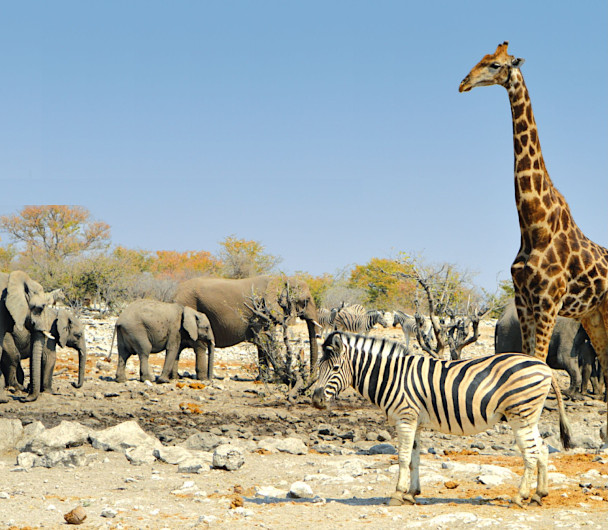
#> input picture Computer Vision/Lab/esercizi/dnn/safari.jpg, 608 x 530 px
$ jupyter execute --allow-errors 8_dnn.ipynb
#> lines starting #> are read from the running program, lines starting #| are printed output that depends on the picture
### Computer Vision/Lab/esercizi/va.py
import cv2 as cv
import numpy as np
import IPython
import html
import base64
from ipywidgets import IntSlider


# [91 lines left out: functions show, convert_for_display, center_text, draw_hist, not called in this run]

_test_ok_image = {True: 'images/test_ok.png', False: 'images/test_fail.png'}

def _test_cases(*conditions):
    show(*[(_test_ok_image[c], t) for t,c in conditions])


def _is(vMin, vMax, vInit = None, step = 1):
    return IntSlider(min=vMin, max=vMax, value=vInit or vMin, step = step, continuous_update=False)


def _test_ndarray(obj, shape, type):
    return isinstance(obj, np.ndarray) and obj.shape == shape and obj.dtype == type


# [60 lines left out: functions test_immagini_1, test_immagini_2, test_calibrazione_3, test_filtri_2, test_basi_1, test_basi_2 and 1 more, not called in this run]

def test_basi_4(f_py, f_np):
    nomi = ("A", "B", "C", "D", "E", "cA", "rB")
    _test_cases(*[(n, np.array_equal(np.array(x, dtype=float), y.astype(float))) for n, x, y in zip(nomi, f_py(), f_np())])

# [13 lines left out: function test_basi_5, not called in this run]

def test_basi_6(f):
    tests = [0, 3, 11, 42, 113, 428, 1370, 4741, 16687, 61208]
    _test_cases(*[(f'n={i}', f(i)==x) for i, x in enumerate(tests)])

def test_analisi_2(m):
    _test_cases(('Verifica numero di componenti connesse',cv.connectedComponents(m)[0]==29))

# [14 lines left out: functions test_analisi_3, test_analisi_4, not called in this run]

def test_movimento_1(frames):
    _test_cases(('Verifica numero di frame nella lista',len(frames)==1700))

# [9 lines left out: functions test_movimento_2, test_movimento_5, not called in this run]

def test_tm_1(r):
    _test_cases(('Controllo posizione Waldo', ( np.abs( np.array(r) - np.array((830, 593, 32, 57)) ) < 5).all() ))

# [4 lines left out: function test_tm_2, not called in this run]

def test_tm_3(r):
    _test_cases(('Controllo posizione Waldo', ( np.abs( np.array(r) - np.array((989, 204, 42, 86)) ) < 7).all() ))

def test_tm_4(r):
    _test_cases(('Controllo posizione Waldo', ( np.abs( np.array(r) - np.array((1152, 292, 50, 58)) ) < 5).all() ))

# [11 lines left out: functions test_tm_5, test_tm_6, not called in this run]

def test_dnn_1(net, class_names):
    _test_cases(('Nomi delle classi', len(class_names)==80 and open('dnn/cn.chk').read() == ''.join(class_names)),
                ('Numero di livelli della rete', len(net.getLayerNames())==254))

def test_dnn_2(class_colors):
    _test_cases(('Controllo colori', np.all(np.abs(np.load('dnn/colors.npy') - np.array(class_colors)) < 3)
                 and all(all(type(t)==int for t in c) for c in class_colors)))

def test_dnn_3(border_w, border_h, blob):
    _test_cases(('Dimensioni bordi', border_w==0 and border_h==39),
                ('Contenuto blob', np.allclose(np.load('dnn/tb.npy'), blob, 0.05)))


### Computer Vision/Lab/esercizi/8_dnn.ipynb


# Visione Artificiale
## Esercitazione: Deep learning

### Sommario
* Utilizzo di una rete neurale già addestrata in OpenCV
* Predisposizione dell'input
* Interpretare l'ouput di YOLO v3
* Non-maximum suppression

Iniziamo con l'importazione dei moduli che ci serviranno: `NumPy`, `OpenCV`, `va`. Importiamo anche la funzione `interact` di Jupyter.

[cell 1]
import numpy as np
import cv2 as cv
import va
from ipywidgets import interact

In questa esercitazione utilizzeremo una DNN per object-detection: YOLO v3 \[1\]. Prima di tutto è necessario scaricare il file con i pesi della rete già addestrata (247 MB) da questo indirizzo: https://pjreddie.com/media/files/yolov3.weights. Il file andrà salvato nella sottocartella "dnn", dove è già presente "yolov3.cfg" (configurazione della rete) e "yolov3.txt" (nomi delle classi degli oggetti su cui è stata addestrata).

\[1\] Joseph Redmon and Ali Farhadi, [YOLOv3: An Incremental Improvement](https://arxiv.org/abs/1804.02767), 2018.

**Esercizio 1** - Utilizzando la funzione OpenCV `cv.dnn.readNet()`, caricare da file la rete neurale, passando il path "dnn/yolov3.weights" come `model` e il path "dnn/yolov3.cfg" come `config`: memorizzare il valore di ritorno (il riferimento alla rete in memoria) in una variabile `net`. Leggere quindi i nomi delle 80 classi dal file di testo "dnn/yolov3.txt", che contiene un nome per ogni riga: memorizzare i nomi in una lista Python di stringhe `class_names`: i nomi delle classi non devono contenere il carattere new line ('\n').
Suggerimenti: ci sono vari modi per leggere un file di testo in Python, si possono trovare molti esempi su Internet. Fra i modi più semplici, c'è l'utilizzo della funzione `open()`, che restituisce uno `stream`, che a sua volta mette a disposizione il metodo `read()`; infine può essere utile il metodo `splitlines()` della classe `str`.

#> (a cell that did not finish here is left out)

L'esecuzione della cella seguente esegue alcuni controlli sui dati.

#> (a cell that did not finish here is left out)

**Esercizio 2** - In previsione di dover disegnare con colori diversi le posizioni di oggetti di classi diverse in un'immagine, creare una lista `class_colors` di colori, dove il colore $i-$esimo è una tupla $(B_i, G_i, R_i)$ corrispondente ai seguenti valori HSV: $H_i = (i \cdot 29)\ mod\ 180, S_i=200, V_i=255$. I valori sono espressi negli stessi range utilizzati in OpenCV: $H\in[0,180), S\in[0,255], V\in[0,255]$. In sostanza l'obiettivo dell'esercizio è ottenere una lista di colori in formato BGR, con saturazione e luminosità costanti e con lo hue di ogni colore ruotato di 58° rispetto a quello del precedente. N.B. Assicurarsi che i valori in ciascuna tupla siano di tipo *int* (intero Pyton) e non di altri tipi (ad es. np.int32).
Suggerimento: una soluzione relativamente semplice consiste nell'utilizzare la funzione OpenCV per convertire immagini da HSV a BGR, facendo però attenzione al fatto che il risultato non deve essere un'immagine o una lista di immagini, ma una lista di tuple (B, G, R).

[cell 4]
# --- Svolgimento Esercizio 2: Inizio --- #

class_colors = []
#> (the rest of this cell did not finish here and is left out)

L'esecuzione della cella seguente controlla che tutti i colori siano corretti e li visualizza.

#> (a cell that did not finish here is left out)

Si analizzi ora il codice della funzione definita nella cella seguente: consente di disegnare un rettangolo su un'immagine con il colore corrispondente a una classe, scrivendo eventualmente il nome della classe e un valore di confidenza. Si osservi l'esempio di utilizzo nella cella seguente, eventualmente eseguendo dei test in altre celle, per comprenderne appieno il funzionamento.

[cell 6]
def draw_object(img, class_index, confidence, rect, show_info):
    color, font, font_size = class_colors[class_index], cv.FONT_HERSHEY_PLAIN, 0.75
    x, y, w, h = rect
    cv.rectangle(img, (x,y), (x+w,y+h), color, 2)
    if show_info:
        name = class_names[class_index]
        (sx,sy), baseline = cv.getTextSize(name, font, font_size, 1)
        cv.rectangle(img, (x,y), (x+sx, y+sy*2+11), color, -1)
        cv.putText(img, name, (x,y+baseline+6), font, font_size, (0,0,0), lineType=cv.LINE_AA)
        cv.putText(img, f'{confidence:.0%}', (x,y+baseline+12+sy), font, font_size, (0,0,0), lineType=cv.LINE_AA)

[cell 7]
# Si supponga che all'interno dell'immagine "dnn/safari.jpg", un'oggetto della classe 22 (zebra)
# sia stato individuato con confidenza del 85% nel rettangolo (300, 320, 280, 200).

img = cv.imread("dnn/safari.jpg")
#> img is the input picture: shape (530, 608, 3); mean B, G, R 165.3, 170, 162.9
#> (the rest of this cell did not finish here and is left out)

va.show(img)

**Esercizio 3** - Come mostrato nelle dispense, per fornire un'immagine in ingresso alla rete, questa deve essere trasformata in un 'blob' mediante la funzione `cv.dnn.blobFromImage()`, che nel caso di Yolo dovrà essere chiamata con i parametri specificati nella cella seguente: fattore di scala pari a 1.0/255, dimensioni 320x320 e scambio dei canali R e B (la nostra immagine è in formato BGR, mentre la rete si aspetta RGB). Nel caso l'immagine non abbia le dimensioni 320x320, `cv.dnn.blobFromImage()` provvede a ridimensionarla, ma senza preservarne l'aspect ratio. Al fine di evitare deformazioni che potrebbero penalizzare l'accuratezza del riconoscimento, completare la funzione nella cella seguente, calcolando l'eventuale bordo da aggiungere orizontalmente (`border_w`) o verticalmente (`border_h`), in modo da rendere l'immagine `img` quadrata. Si noti che uno dei due valori `border_w` o `border_h` dovrà sempre essere zero: saranno entrambi zero solo se l'immagine è già quadrata. Creare quindi una nuova immagine `padded_img`, aggiungendo `border_w` pixel sia a sinistra che a destra e `border_h` pixel sia in alto che in basso: i pixel aggiunti dovranno essere neri.

N.B. in alto e a sinistra dovranno essere aggiunti esattamente `border_h` e `border_w` pixel, a destra e in basso può essere necessario aggiungere un pixel in più nel caso in cui il numero totale di pixel da aggiungere sia dispari.

[cell 8]
# --- Svolgimento Esercizio 3: Inizio --- #

def prepare_input_blob(img):
    b, g, r = cv.split(img)
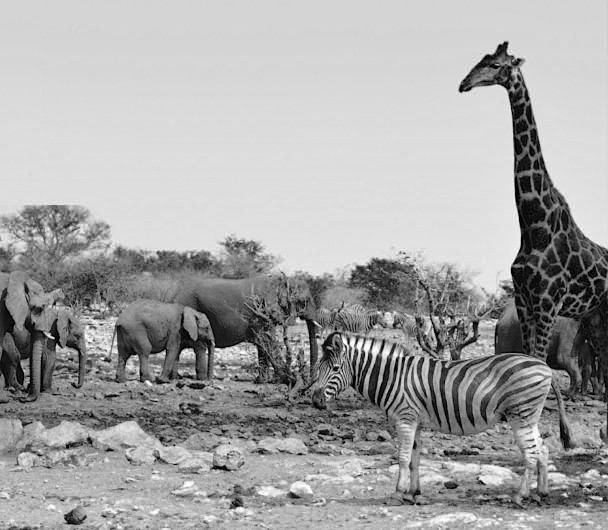
#> b: shape (530, 608); min 0, max 255, mean 165.3
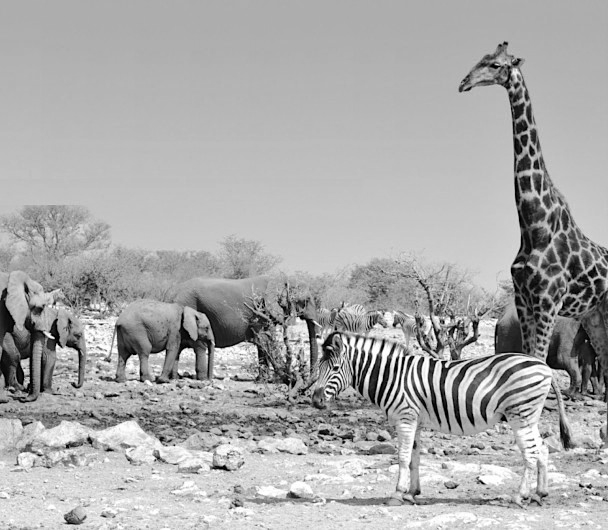
#> g: shape (530, 608); min 0, max 255, mean 170
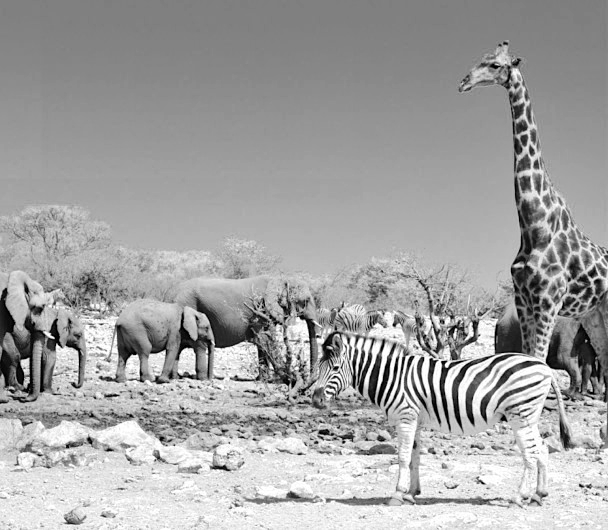
#> r: shape (530, 608); min 0, max 255, mean 162.9
    h, w = img.shape[:2]
#> h = 530; w = 608
    size = max(h, w)
#> size = 608
    border_w = (size - w)//2
#> border_w = 0
    border_h = (size - h)//2
#> border_h = 39
    padded_img = cv.copyMakeBorder(img, border_h, size - h - border_h, border_w, size - w - border_w, cv.BORDER_CONSTANT)
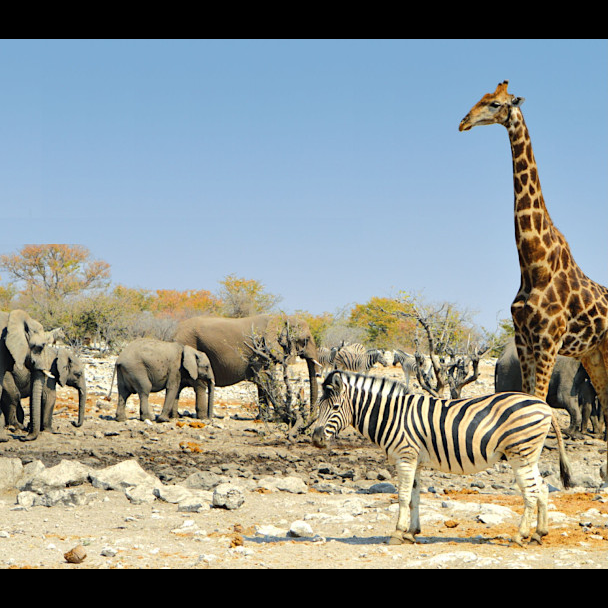
#> padded_img: shape (608, 608, 3); mean B, G, R 144.1, 148.2, 142
    return border_w, border_h, padded_img.shape[0], cv.dnn.blobFromImage(padded_img, 1.0 / 255, (320, 320), swapRB = True)

# --- Svolgimento Esercizio 3: Fine --- #

L'esecuzione della cella seguente permette di visualizzare il contenuto del blob e di verificare che il suo contenuto sia esatto.

[cell 9]
img = cv.imread("dnn/safari.jpg")
border_w, border_h, size, blob = prepare_input_blob(img)
#> border_w = 0; border_h = 39; size = 608
#> (the rest of this cell did not finish here and is left out)

va.show(*blob[0])

La cella seguente utilizza la funzione appena realizzata per predisporre l'immagine `img`, la fornisce in input alla rete ed esegue il passo di inferenza con il metodo `forward()`, per ottenere i corrispondenti output. La rete che stiamo utilizzando ha più di un livello di output: si noti come viene utilizzato il metodo `getUnconnectedOutLayersNames()` per ottenere i nomi di tali livelli, in modo da ottenere tutti i corrispondenti output. La cella stampa a video il nome di ciascun livello di output e la dimensione del corrispondente array con i valori di output.

[cell 10]
border_w, border_h, size, blob = prepare_input_blob(img)
#> (the rest of this cell did not finish here and is left out)

I tre livelli di output della rete corrispondono a tre diverse scale, utilizzate per individuare oggetti di dimensioni differenti, come mostrato nella figura seguente.

Si noti che i "box" non corrispondono alle celle in cui è suddivisa l'immagine. Per ogni box (ossia un possibile rettangolo contenente un oggetto), gli 85 valori di output hanno il seguente significato:
* $t_x, t_y$: valori da cui si possono ricavare le coordinate del centro del box;
* $t_w, t_h$: valori da cui si possono ricavare larghezza e altezza del box;
* $p_o$: *objectness score*, probabilità che il box contenga effettivamente un oggetto;
* $s_0, s_1, ..., s_{79}$: *class scores*, probabilità che il box contenga un'oggetto della relativa classe.

Utilizzando YOLO con OpenCV, i valori $t_x, t_y, t_w, t_h$, che originariamente sono legati alle celle, vengono restituiti già modificati in modo da essere dei valori fra 0 e 1 relativi alle dimensioni dell'immagine: le coordinate in pixel di ciascun box possono essere quindi ottenute nello stesso modo per ciascuna scala, come mostrato nell'esempio seguente.

**Esercizio 4** - Partendo dai risultati dell'esecuzione delle ultime celle, in particolare dal contenuto delle variabili `border_w`, `border_h`, `size`, `out_values`, si ottengano le seguenti informazioni dalla riga 231 del primo dei tre livelli di output della rete i cui valori sono già in `out_values`:
* `(x, y, w, h)`, coordinate in pixel del rettangolo relativamente alle dimensioni dell'immagine originale `img`;
* `class_index`, indice della classe che ha ottenuto lo score più elevato (dovrà risultare 22);
* `confidence`, lo score della classe.

Il procedimento è analogo a quanto mostrato nella figura precedente, con alcune differenze:
* la dimensione dell'immagine non è 320, ma è quanto contenuto nella variabile `size`;
* le coordinate `x, y` in questo caso non sono quelle del centro del rettangolo, ma del vertice in alto a sinistra;
* nell'ottenere il valore finale di `x, y`, si deve anche tenere conto che, per rendere l'immagine quadrata, era stato aggiunto un bordo (`border_w`, `border_h`) e le coordinate, per essere applicabili all'immagine originale, dovranno essere corrette di conseguenza.

Una volta ottenuti i valori richiesti, copiare `img` in una nuova immagine `res` e disegnare le informazioni sull'oggetto chiamando la funzione `draw_object()` definita in precedenza.

#> (a cell that did not finish here is left out)

L'esecuzione della cella seguente visualizza il risultato ottenuto a fianco di quello corretto.

#> (a cell that did not finish here is left out)

**Esercizio 5** - Grazie all'esperienza maturata negli esercizi precedenti, completare la funzione `yolo_detection(image, conf_threshold)` che, ricevuti in input un'immagine e una soglia fra 0 e 1:
* prepara l'input per la rete utilizzando `prepare_input_blob()`;
* esegue la rete neurale su tale input;
* analizza quanto ottenuto dai 3 livelli di output e, restituisce tre liste `class_indices`, `confidences`, `detected_objects`, contenenti, rispettivamente, gli indici delle classi, gli score e i rettangoli (tuple x, y, w, h) di tutti i box che hanno uno score maggiore o uguale a `conf_threshold`. Per ogni box considerare solo lo score con valore massimo.

[cell 13]
# --- Svolgimento Esercizio 5: Inizio --- #
def define_object(bw, bh,size, box):
    x, y, w, h = (box[:4] * size).round().astype(int)
    x-=(w//2 + bw)
    y-=(h//2 + bh)
    return x, y, w, h

def yolo_detection(image, conf_threshold):
    class_indices, confidences, detected_objects = [], [], []
    border_w, border_h, size, blob = prepare_input_blob(image)
#> border_w = 0; border_h = 39; size = 608
#> the sliders are set to image_name = safari, conf_threshold = 0.5, nms_threshold = 0.5, info = True
    net.setInput(blob)

    out_names = net.getUnconnectedOutLayersNames()
    out_values = net.forward(out_names)
    for level in out_values:
        lenght = len(level)
        for i in range(lenght):
            confidence = level[i][5:].max()
            if confidence > conf_threshold:
                class_indices.append(level[i][5:].argmax())
                confidences.append(confidence)
                detected_objects.append(define_object(border_w, border_h,size, level[i]))

    return class_indices, confidences, detected_objects

# --- Svolgimento Esercizio 5: Fine --- #

L'esecuzione della cella seguente visualizza il risultato ottenuto a fianco di quello corretto. Si noti che la giraffa viene individuata due volte, a due scale differenti: questo problema verrà affrontato nel prossimo esercizio.

[cell 14]
res = img.copy()
#> (the rest of this cell did not finish here and is left out)

**Esercizio 6** - Implementare una nuova funzione `yolo_detection_nms(image, conf_threshold, nms_threshold)` che si comporti in modo analogo a `yolo_detection()`, ma applichi anche la funzione OpenCV `cv.dnn.NMSBoxes()` per filtrare i risultati di `yolo_detection()`, eliminando oggetti che si sovrappongono troppo (rispetto alla soglia `nms_threshold`) ad altri oggetti con valore di confidenza maggiore. Prestare attenzione al valore di ritorno di `cv.dnn.NMSBoxes()`: l'array di indici che restituisce ha una dimensione a 1 "di troppo". Inoltre è necessario gestire anche il caso in cui nessun oggetto soddisfi i criteri: in tal caso `cv.dnn.NMSBoxes()` restituisce una tupla vuota invece di un array NumPy: verificare che questo non crei problemi alla implementazione proposta.

[cell 15]
# --- Svolgimento Esercizio 6: Inizio --- #

def yolo_detection_nms(img, conf_thresh, nms_thresh):
    class_indices, confidences, detected_objects = yolo_detection(img, conf_thresh)
    indexs = cv.dnn.NMSBoxes(detected_objects, confidences, conf_thresh, nms_thresh)
    if type(indexs) is tuple:
        return [], [], []

    indexs = indexs.squeeze()

    c = [class_indices[i] for i in indexs]
    conf = [confidences[i] for i in indexs]
    do = [detected_objects[i] for i in indexs]
    return c, conf, do
# --- Svolgimento Esercizio 6: Fine --- #

La cella seguente consente di provare la funzione su alcune immagini variando i parametri: assicurarsi che il risultato sia ragionevole e non ci siano errori di esecuzione anche nei casi limite (soglie a zero o a uno).

#> (a cell that did not finish here is left out)
